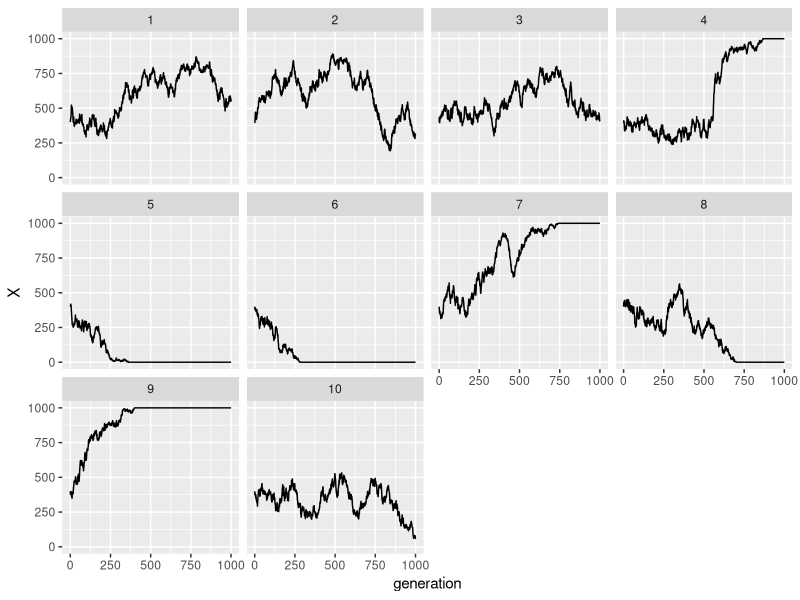
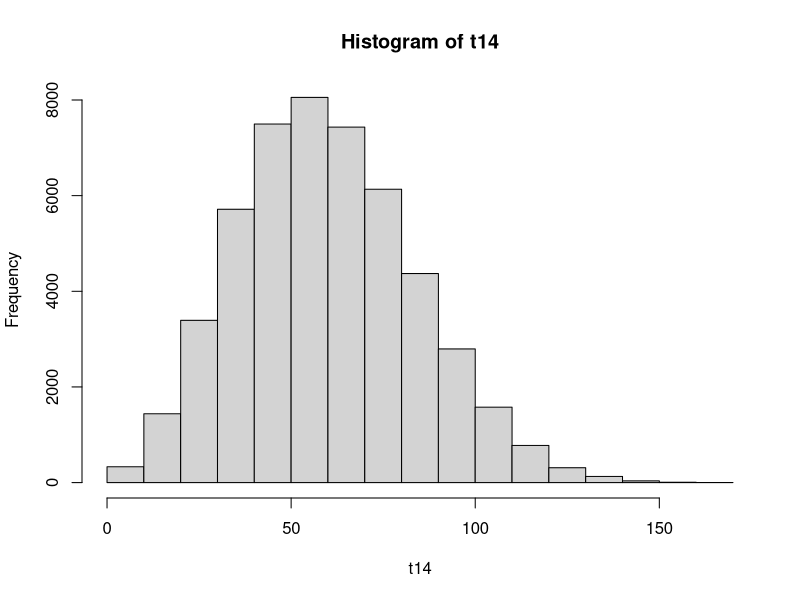
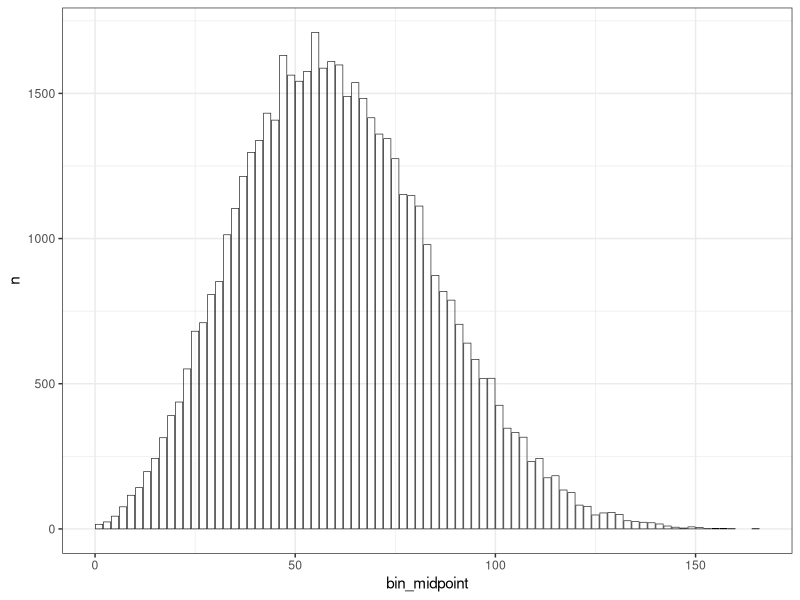

Reproduce these figures in R, in order.
## ---- chunk 1
packs <- c("tidyverse")

# install any that are not here
install_em <- setdiff(packs, rownames(installed.packages()))
if (length(install_em) > 0) install.packages(pkgs = install_em)

# load em up
dump <- lapply(packs, function(x) library(x, character.only = TRUE))
## ---- chunk 2
#' simple function
#' 
#' @param TwoN the population size as the number of gene copies (assume a diploid pop)
#' @param X0 the starting number of copies of the A allele
#' @param gens the number of generations to simulate
wf_sim_single <- function(TwoN, X0, gens) {
  # make sure input is acceptable
  stopifnot(X0 >= 0 && X0 <= TwoN)
  stopifnot(TwoN >= 2)
  
  # initialize a vector to return the values. We will include 
  # X0 in it as the first element
  ret <- rep(NA_integer_, gens + 1)
  ret[1] <- X0
  for (i in 2:(gens + 1)) {
    ret[i] <- rbinom(n = 1, size = TwoN, prob = ret[i - 1] / TwoN)
  }
  
  names(ret) <- c(0,1:gens)
  ret
  
}
## ---- chunk 3
set.seed(5)
result <- wf_sim_single(TwoN = 100, X0 = 40, gens = 20)
result
## ---- chunk 4
#' simple function
#' 
#' @param TwoN the population size as the number of gene copies (assume a diploid pop)
#' @param X0 the starting number of copies of the A allele
#' @param gens the number of generations to simulate
#' @param reps the number of times to simulate the population
wf_sim_multi <- function(TwoN, X0, gens, reps) {
  # make sure input is acceptable
  stopifnot(X0 >= 0 && X0 <= TwoN)
  stopifnot(TwoN >= 2)
  
  # initialize a matrix to return the values. We will include 
  # X0 in it as the first row
  ret <- matrix(NA_integer_, nrow = gens + 1, ncol = reps)
  ret[1, ] <- X0
  
  for (i in 2:(gens + 1)) {
    ret[i, ] <- rbinom(n = reps, size = TwoN, prob = ret[i - 1, ] / TwoN)
  }
  
  dimnames(ret) <- list(generation = c(0,1:gens), replicate = 1:reps)
  ret
  
}
## ---- chunk 5
res2 <- wf_sim_multi(TwoN = 1000, X0 = 400, gens = 1000, reps = 10)
head(res2)
## ---- chunk 6
# make a tibble of the results
rtib2 <- tibble(X = as.vector(res2),
                generation = rep(rownames(res2), ncol(res2)),
                replicate = rep(colnames(res2), each = nrow(res2))) %>%
  mutate(generation = as.integer(generation),
         replicate = as.integer(replicate)) %>%
  select(replicate, generation, X)

# looks like this:
rtib2

# then plot it:
ggplot(rtib2, aes(x = generation, y = X)) +
  geom_line() +
  facet_wrap(~ replicate)
## ---- chunk 7
lect_examp <- wf_sim_multi(TwoN = 200, X0 = 60, gens = 14, reps = 50000)

# and to get the state at t = 14 we need to grab that row.  Note that 
# we use a character "14" because it starts at 0
t14 <- lect_examp["14", ]
## ---- chunk 8
hist(t14)
## ---- chunk 9
a <- seq(0, 202, by = 2)

# this puts each observations into an interval
cnts <- cut(x = t14, breaks = a, right = FALSE) %>%
  tibble(interval = .) %>%  # this makes a tibble of it
  count(interval)  # this counts how many are in each interval

cnts
## ---- chunk 10
cnts %>%
  separate(interval, into = c("left", "right"), sep = ",", remove = FALSE) %>%
  mutate(left = parse_number(left),
         right = parse_number(right)) %>%
  mutate(bin_midpoint = (left + right) / 2) %>%
  ggplot(., aes(x = bin_midpoint, y = n)) + 
  geom_col(fill = NA, colour = "black", size = 0.2) +
  theme_bw()
